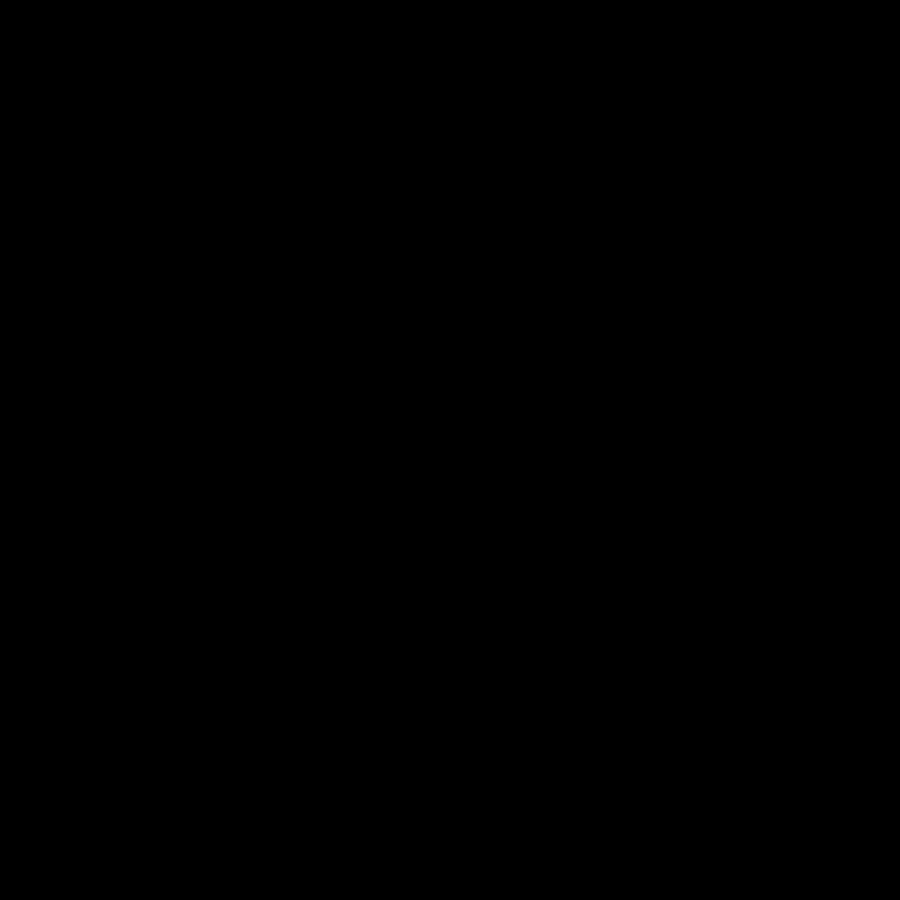
Frame 1 (no input)
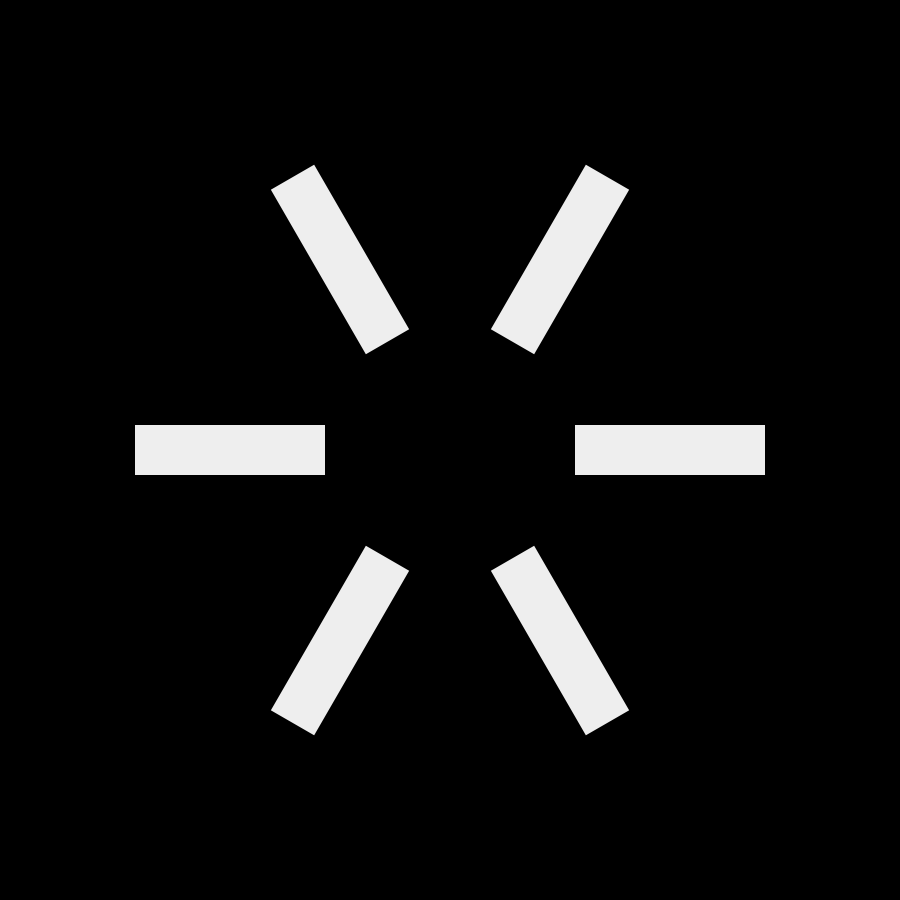
Frame 60 (the mouse pressed at the canvas centre just before this capture)
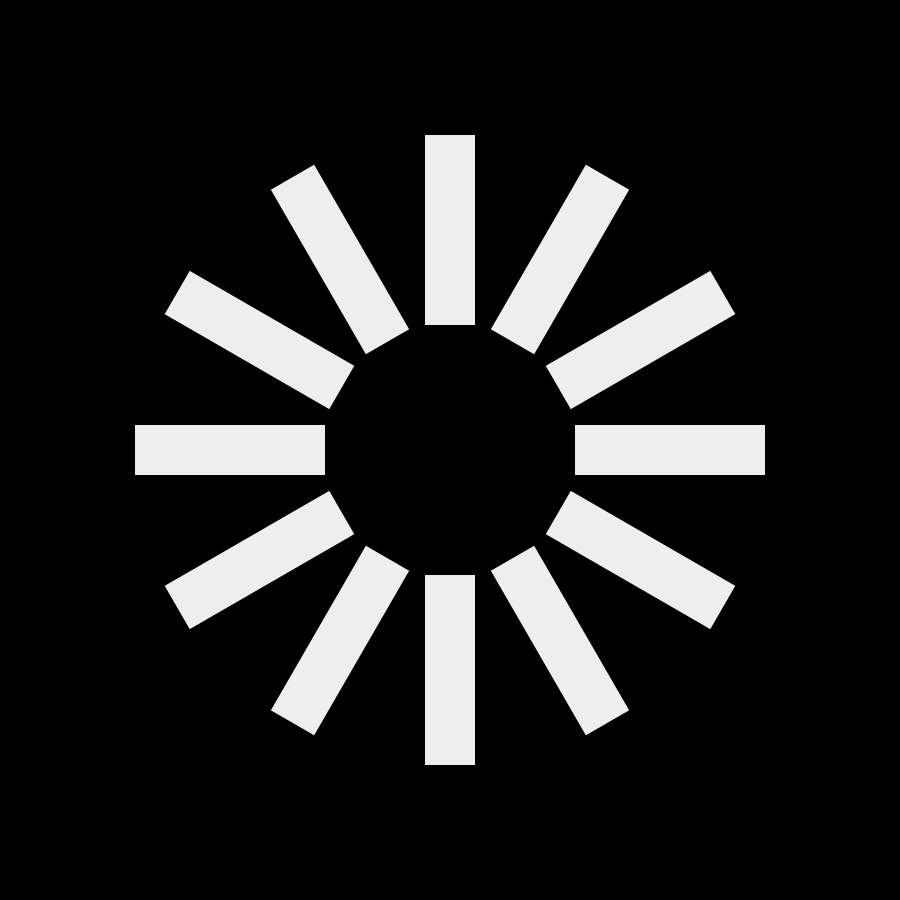
Frame 120 (the mouse held since frame 60 and released just before this capture)

The Processing sketch that drew these frames (run headless with seeded random() and noise(); from frame 60 on, the mouse is pressed at the canvas centre):

// Processing sketch: sketch_00_tutorial
// ── sketch_00_tutorial.pde
color fg = #eeeeee;
color bg = 0;

void setup() {
  size(900, 900);
}

void draw() {
  background(bg);
  noStroke();
  fill(fg);
  rectMode(CENTER);
  translate(width/2, height/2);

  float steps = frameCount/10;
  float step = 360 / steps;

  for (int i = 0; i < steps; i++) {
    push();
    translate(0, 0);
    rotate(radians(i*step));
    rect(220, 0, 190, 50);
    pop();
  }
}
